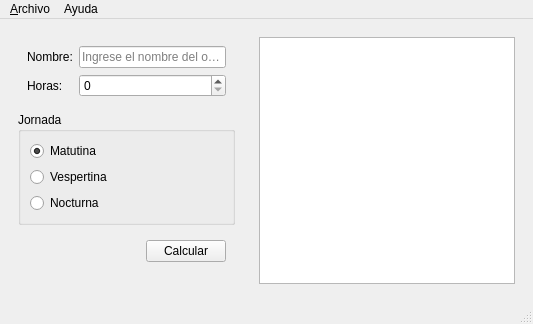
<?xml version="1.0" encoding="UTF-8"?>
<ui version="4.0">
 <class>Principal</class>
 <widget class="QMainWindow" name="Principal">
  <property name="geometry">
   <rect>
    <x>0</x>
    <y>0</y>
    <width>533</width>
    <height>324</height>
   </rect>
  </property>
  <property name="windowTitle">
   <string>Rol de Pagos</string>
  </property>
  <property name="windowIcon">
   <iconset resource="iconos.qrc">
    <normaloff>:/resource/ingresos.png</normaloff>:/resource/ingresos.png</iconset>
  </property>
  <widget class="QWidget" name="centralwidget">
   <layout class="QHBoxLayout" name="horizontalLayout_2">
    <item>
     <widget class="QWidget" name="widget_2" native="true">
      <property name="styleSheet">
       <string notr="true"/>
      </property>
      <layout class="QVBoxLayout" name="verticalLayout">
       <item>
        <widget class="QWidget" name="widget" native="true">
         <property name="styleSheet">
          <string notr="true"/>
         </property>
         <layout class="QFormLayout" name="formLayout">
          <item row="0" column="1">
           <widget class="QLineEdit" name="inNombre">
            <property name="toolTip">
             <string>&lt;html&gt;&lt;head/&gt;&lt;body&gt;&lt;p&gt;&lt;span style=&quot; font-weight:600;&quot;&gt;Nombre&lt;/span&gt; del obrero&lt;/p&gt;&lt;/body&gt;&lt;/html&gt;</string>
            </property>
            <property name="placeholderText">
             <string>Ingrese el nombre del obrero</string>
            </property>
           </widget>
          </item>
          <item row="1" column="0">
           <widget class="QLabel" name="label_2">
            <property name="text">
             <string>Horas:</string>
            </property>
           </widget>
          </item>
          <item row="1" column="1">
           <widget class="QSpinBox" name="inHoras">
            <property name="toolTip">
             <string>&lt;html&gt;&lt;head/&gt;&lt;body&gt;&lt;p&gt;Numero de horas trabajadas&lt;/p&gt;&lt;/body&gt;&lt;/html&gt;</string>
            </property>
            <property name="maximum">
             <number>50</number>
            </property>
           </widget>
          </item>
          <item row="0" column="0">
           <widget class="QLabel" name="label">
            <property name="text">
             <string>Nombre:</string>
            </property>
           </widget>
          </item>
         </layout>
        </widget>
       </item>
       <item>
        <widget class="QGroupBox" name="groupBox">
         <property name="toolTip">
          <string>&lt;html&gt;&lt;head/&gt;&lt;body&gt;&lt;p&gt;Seleccione la jornada laboral&lt;/p&gt;&lt;/body&gt;&lt;/html&gt;</string>
         </property>
         <property name="title">
          <string>Jornada</string>
         </property>
         <layout class="QVBoxLayout" name="verticalLayout_2">
          <item>
           <widget class="QRadioButton" name="inMatutina">
            <property name="text">
             <string>Matutina</string>
            </property>
            <property name="checked">
             <bool>true</bool>
            </property>
           </widget>
          </item>
          <item>
           <widget class="QRadioButton" name="inVespertina">
            <property name="text">
             <string>Vespertina</string>
            </property>
           </widget>
          </item>
          <item>
           <widget class="QRadioButton" name="inNocturna">
            <property name="text">
             <string>Nocturna</string>
            </property>
           </widget>
          </item>
         </layout>
        </widget>
       </item>
       <item>
        <widget class="QWidget" name="widget_4" native="true">
         <layout class="QHBoxLayout" name="horizontalLayout_3">
          <item>
           <spacer name="horizontalSpacer">
            <property name="orientation">
             <enum>Qt::Horizontal</enum>
            </property>
            <property name="sizeHint" stdset="0">
             <size>
              <width>40</width>
              <height>20</height>
             </size>
            </property>
           </spacer>
          </item>
          <item>
           <widget class="QPushButton" name="cmdCalcular">
            <property name="toolTip">
             <string>&lt;html&gt;&lt;head/&gt;&lt;body&gt;&lt;p&gt;Calcular el salario semanal&lt;/p&gt;&lt;/body&gt;&lt;/html&gt;</string>
            </property>
            <property name="styleSheet">
             <string notr="true"/>
            </property>
            <property name="text">
             <string>Calcular</string>
            </property>
           </widget>
          </item>
         </layout>
        </widget>
       </item>
       <item>
        <spacer name="verticalSpacer">
         <property name="orientation">
          <enum>Qt::Vertical</enum>
         </property>
         <property name="sizeHint" stdset="0">
          <size>
           <width>20</width>
           <height>40</height>
          </size>
         </property>
        </spacer>
       </item>
      </layout>
     </widget>
    </item>
    <item>
     <widget class="QWidget" name="widget_3" native="true">
      <layout class="QHBoxLayout" name="horizontalLayout">
       <item>
        <widget class="QPlainTextEdit" name="outResultado">
         <property name="readOnly">
          <bool>true</bool>
         </property>
        </widget>
       </item>
      </layout>
     </widget>
    </item>
   </layout>
  </widget>
  <widget class="QMenuBar" name="menubar">
   <property name="geometry">
    <rect>
     <x>0</x>
     <y>0</y>
     <width>533</width>
     <height>21</height>
    </rect>
   </property>
   <widget class="QMenu" name="menuArchivo">
    <property name="title">
     <string>&amp;Archivo</string>
    </property>
    <addaction name="mnuAbrir"/>
    <addaction name="mnuGuardar"/>
    <addaction name="mnuCalcular"/>
    <addaction name="mnuSalir"/>
   </widget>
   <widget class="QMenu" name="menuAyuda">
    <property name="title">
     <string>Ayuda</string>
    </property>
    <addaction name="actionAcerca_de"/>
   </widget>
   <addaction name="menuArchivo"/>
   <addaction name="menuAyuda"/>
  </widget>
  <widget class="QStatusBar" name="statusbar"/>
  <action name="mnuAbrir">
   <property name="icon">
    <iconset resource="iconos.qrc">
     <normaloff>:/resource/añadir.png</normaloff>:/resource/añadir.png</iconset>
   </property>
   <property name="text">
    <string>A&amp;brir</string>
   </property>
   <property name="shortcut">
    <string>Ctrl+O</string>
   </property>
  </action>
  <action name="mnuGuardar">
   <property name="icon">
    <iconset resource="iconos.qrc">
     <normaloff>:/resource/salvar.png</normaloff>:/resource/salvar.png</iconset>
   </property>
   <property name="text">
    <string>&amp;Guardar</string>
   </property>
   <property name="shortcut">
    <string>Ctrl+S</string>
   </property>
  </action>
  <action name="mnuCalcular">
   <property name="icon">
    <iconset resource="iconos.qrc">
     <normaloff>:/resource/calculadora.png</normaloff>:/resource/calculadora.png</iconset>
   </property>
   <property name="text">
    <string>&amp;Calcular</string>
   </property>
   <property name="shortcut">
    <string>F1</string>
   </property>
  </action>
  <action name="mnuSalir">
   <property name="icon">
    <iconset resource="iconos.qrc">
     <normaloff>:/resource/salida.png</normaloff>:/resource/salida.png</iconset>
   </property>
   <property name="text">
    <string>Salir</string>
   </property>
   <property name="shortcut">
    <string>Ctrl+Q</string>
   </property>
  </action>
  <action name="actionAcerca_de">
   <property name="icon">
    <iconset resource="iconos.qrc">
     <normaloff>:/resource/informacion.png</normaloff>:/resource/informacion.png</iconset>
   </property>
   <property name="text">
    <string>Acerca de</string>
   </property>
   <property name="shortcut">
    <string>Ctrl+T</string>
   </property>
  </action>
 </widget>
 <resources>
  <include location="iconos.qrc"/>
 </resources>
 <connections/>
</ui>
